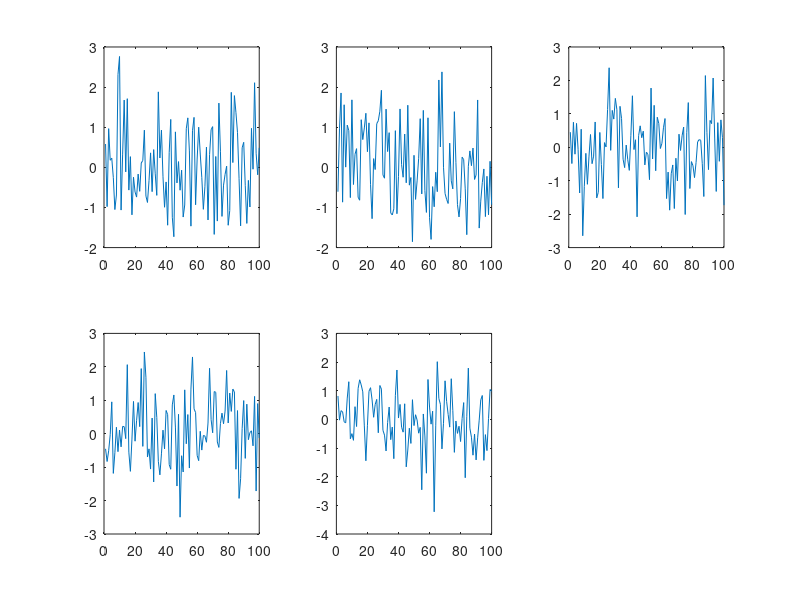
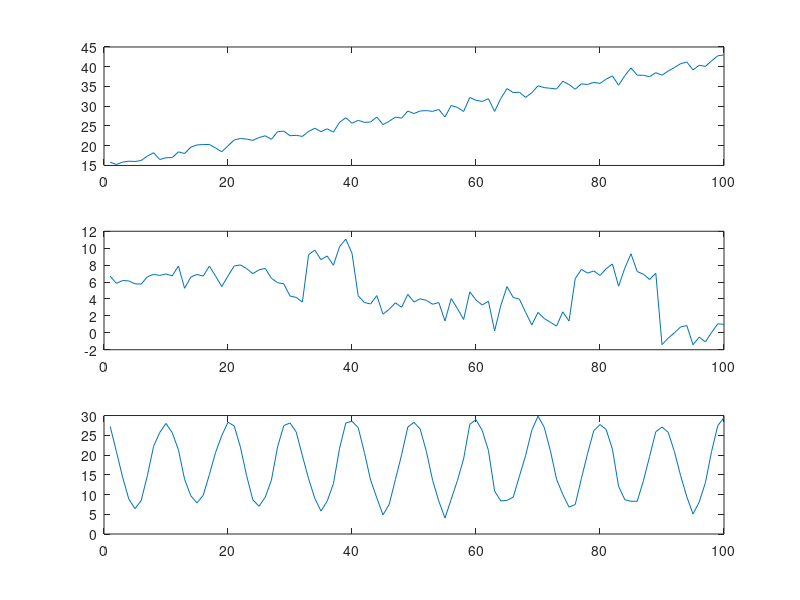
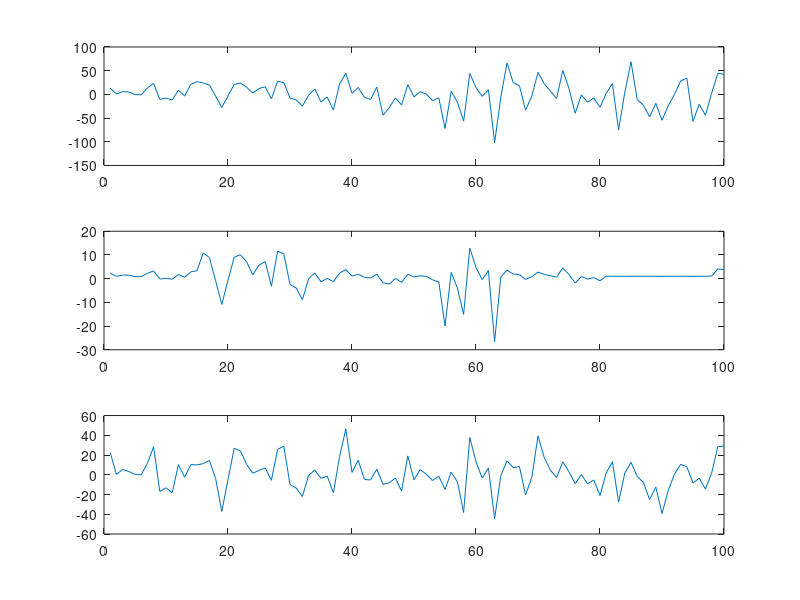

Reproduce these figures in MATLAB, in order.
%% Signal Processing
% Lab 02

% Exercise 1

close all, clear all, clc;

% X[n] = sigma[n] * F[N] + mu[n] DEFINITION OF X[n]

MAX_LENGTH = 100;

n = [1:1:MAX_LENGTH];

M = 5;

%% Step 1
figure;

for i=1:M
    F = randn (1,MAX_LENGTH);
    subplot(2,3,i);
    plot (n, F);
end

%% Step 2
figure;

sigma = ones(1,MAX_LENGTH);
mu = zeros(1,MAX_LENGTH);

X = sigma .* F + mu;

% Linear mu
% mu changes linearly between mu1 and mu2
mu1 = 15; 
mu2 = 42;

mu = linspace(mu1,mu2, MAX_LENGTH);

X = sigma .* F + mu;
subplot(3,1,1);
plot (n,X);

% Piecewise constant mu
% mu is constant over an interval, but changes from an interval to another

clear mu;

n_intervals = 10;
tot_len = 1;

while tot_len < MAX_LENGTH
    interval_length = round(rand()*(2*n_intervals+1));
    tot_len = tot_len + interval_length            
    if (tot_len > MAX_LENGTH)
        interval_length = -MAX_LENGTH + tot_len;
        tot_len = MAX_LENGTH;
        val = rand()*10;
        mu(tot_len-interval_length:tot_len) = val;
        break;
    end
    val = rand()*10;
    mu(tot_len-interval_length:tot_len) = val;
end

X = sigma .* F + mu;

% plot (n, mu, 'o');
subplot(3,1,2);
plot (n, X);      

% Cyclic mu
% mu is a sinusoid which oscillates between two arbitrary values mu1 and
% mu2

mu1 = 12; 
mu2 = 23;

A = abs(mu1-mu2);
bias = (mu1+mu2)/2;

N = 10;

clear mu;
mu = A * cos ( 2*pi/N*n ) + bias;

X = sigma .* F + mu;

% plot (n, mu, '-');
subplot(3,1,3);
plot (n, X);   

%% Step 3
figure
mu = ones(1,MAX_LENGTH);

sigma = ones(1,MAX_LENGTH);

X = sigma .* F + mu;

% Linear sigma
% sigma changes linearly between mu1 and mu2
sigma1 = 15; 
sigma2 = 42;

sigma = linspace(sigma1,sigma2, MAX_LENGTH);

X = sigma .* F + mu;
subplot(3,1,1);
plot (n,X);

% Piecewise constant sigma
% sigma is constant over an interval, but changes from an interval to another

clear sigma;

n_intervals = 10;
tot_len = 1;

while tot_len < MAX_LENGTH
    interval_length = round(rand()*(2*n_intervals+1));
    tot_len = tot_len + interval_length            
    if (tot_len > MAX_LENGTH)
        interval_length = -MAX_LENGTH + tot_len;
        tot_len = MAX_LENGTH;
        val = rand()*10;
        sigma(tot_len-interval_length:tot_len) = val;
        break;
    end
    val = rand()*10;
    sigma(tot_len-interval_length:tot_len) = val;
end

X = sigma .* F + mu;

% plot (n, mu, 'o');
subplot(3,1,2);
plot (n, X);      

% Cyclic sigma
% sigma is a sinusoid which oscillates between two arbitrary values sigma1 and
% sigma2

sigma1 = 12; 
sigma2 = 23;

A = abs(sigma1-sigma2);
bias = (sigma1+sigma2)/2;

N = 10;

clear sigma;
sigma = A * cos ( 2*pi/N*n ) + bias;

X = sigma .* F + mu;

% plot (n, mu, '-');
subplot(3,1,3);
plot (n, X);   
